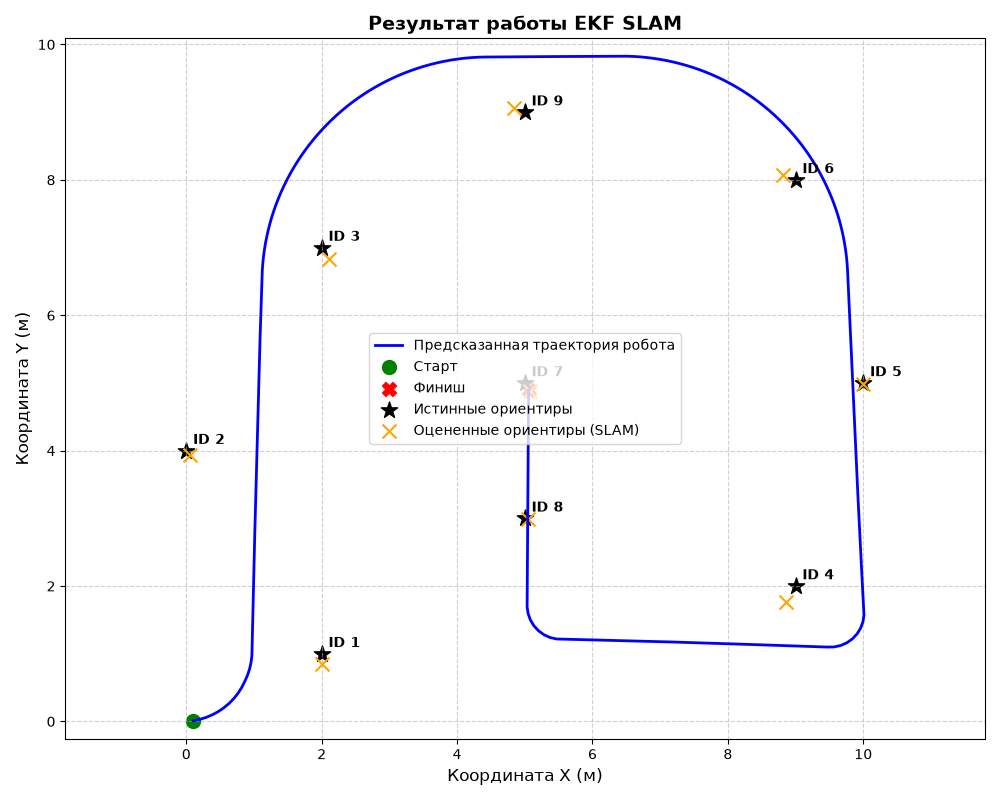

This chart was generated by the following Python code:
import numpy as np
import matplotlib.pyplot as plt
from collections import defaultdict
from typing import List, Tuple, Dict, Any


def normalize_angle(angle: Any) -> Any:
    """Нормализует угол (или массив углов) к диапазону (-pi, pi]."""
    return np.arctan2(np.sin(angle), np.cos(angle))


def init_covariance(length: int, value: float = 1e6) -> np.ndarray:
    """Инициализирует диагональную матрицу ковариации для вектора состояний."""
    diagonal = np.zeros(length)
    diagonal[3:] = value
    return np.diag(diagonal)


def extract_data(raw_data: List[List[str]]) -> Tuple[List[List[float]], Dict[int, List[List[float]]]]:
    """Парсит сырые данные датчиков, разделяя одометрию и измерения."""
    odometry = []
    sensor_measurements = defaultdict(list)
    time_step = -1

    for row in raw_data:
        if row[0] == 'ODOMETRY':
            odometry.append([float(row[1]), float(row[2]), float(row[3])])
            time_step += 1
        elif row[0] == 'SENSOR':
            sensor_measurements[time_step].append([int(row[1]), float(row[2]), float(row[3])])

    return odometry, sensor_measurements


def run_ekf_slam(odometry: List[List[float]], sensors: Dict[int, List[List[float]]],
                 sens_count: int) -> Tuple[np.ndarray, np.ndarray, np.ndarray]:
    """
    Выполняет алгоритм EKF-SLAM по всему логу данных.

    Returns:
        robot_trajectory: Траектория робота Nx2 (координаты X, Y)
        mu: Финальный вектор состояний (робот + карта ориентиров)
        Sigma: Финальная матрица ковариации
    """
    state_dim = 3 + 2 * sens_count

    # Матрицы шума процесса и измерений
    R_t = init_covariance(state_dim, value=0.1)
    measurement_noise_scale = 0.01

    # Матрица проекции F_x
    F_x = np.hstack([np.eye(3), np.zeros((3, 2 * sens_count))])

    # Инициализация фильтра Калмана
    init_sensors = []
    mu = np.zeros((state_dim, 1))
    Sigma = init_covariance(state_dim)

    # История перемещений для отрисовки графика
    robot_trajectory = []

    # Основной цикл EKF-SLAM
    for t in range(len(odometry)):
        delta_r1, delta_t, delta_r2 = odometry[t]
        theta = mu[2, 0]

        # --- Шаг прогноза (Prediction) ---
        motion_update = np.array([
            [delta_t * np.cos(theta + delta_r1)],
            [delta_t * np.sin(theta + delta_r1)],
            [delta_r1 + delta_r2]
        ])

        mu_pred = mu + F_x.T @ motion_update
        mu_pred[2, 0] = normalize_angle(mu_pred[2, 0])

        G_xt = np.array([
            [1.0, 0.0, -delta_t * np.sin(theta + delta_r1)],
            [0.0, 1.0, delta_t * np.cos(theta + delta_r1)],
            [0.0, 0.0, 1.0]
        ])

        G_t = np.eye(state_dim)
        G_t[0:3, 0:3] = G_xt

        Sigma_pred = G_t @ Sigma @ G_t.T + R_t

        # --- Шаг коррекции (Update) ---
        m = len(sensors[t])
        if m == 0:
            mu, Sigma = mu_pred, Sigma_pred
            robot_trajectory.append([mu[0, 0], mu[1, 0]])
            continue

        Q_t = np.eye(2 * m) * measurement_noise_scale
        H_list = []
        z = np.zeros((2 * m, 1))
        z_cap = np.zeros((2 * m, 1))

        for index, sensor in enumerate(sensors[t]):
            num_sensor, r, fi = sensor
            num_sensor = int(num_sensor)

            # Инициализация нового ориентира на карте, если встречен впервые
            if num_sensor not in init_sensors:
                init_sensors.append(num_sensor)
                mu_pred[2 * num_sensor + 1, 0] = mu_pred[0, 0] + r * np.cos(fi + mu_pred[2, 0])
                mu_pred[2 * num_sensor + 2, 0] = mu_pred[1, 0] + r * np.sin(fi + mu_pred[2, 0])

            delta_x = mu_pred[2 * num_sensor + 1, 0] - mu_pred[0, 0]
            delta_y = mu_pred[2 * num_sensor + 2, 0] - mu_pred[1, 0]
            q = delta_x ** 2 + delta_y ** 2
            sqrt_q = np.sqrt(q)

            z[index * 2: index * 2 + 2] = np.array([[r], [fi]])
            z_cap[index * 2: index * 2 + 2] = np.array(
                [[sqrt_q], [normalize_angle(np.arctan2(delta_y, delta_x) - mu_pred[2, 0])]])

            # Вычисление низкоразмерного Якобиана H_j
            H_j = (1.0 / q) * np.array([
                [-sqrt_q * delta_x, -sqrt_q * delta_y, 0.0, sqrt_q * delta_x, sqrt_q * delta_y],
                [delta_y, -delta_x, -q, -delta_y, delta_x]
            ])

            # Масштабирование до полной размерности вектора состояний H_ij
            H_ij = np.zeros((2, state_dim))
            H_ij[:, 0:3] = H_j[:, 0:3]
            H_ij[:, 2 * num_sensor + 1: 2 * num_sensor + 3] = H_j[:, 3:5]
            H_list.append(H_ij)

        H = np.vstack(H_list)

        # Коэффициент Калмана (Kalman Gain)
        K_i = Sigma_pred @ H.T @ np.linalg.inv(H @ Sigma_pred @ H.T + Q_t)

        # Инновация (невязка) и нормализация её угловых компонент
        innovation = z - z_cap
        innovation[1::2] = normalize_angle(innovation[1::2])

        # Обновление состояния и ковариации
        mu = mu_pred + K_i @ innovation
        Sigma = (np.eye(state_dim) - K_i @ H) @ Sigma_pred

        # Сохраняем текущую позицию робота
        robot_trajectory.append([mu[0, 0], mu[1, 0]])

    return np.array(robot_trajectory), mu, Sigma


def plot_results(trajectory: np.ndarray, true_landmarks: np.ndarray, estimated_mu: np.ndarray):
    """Строит 2D график траектории робота и положения ориентиров."""
    plt.figure(figsize=(10, 8))

    # 1. Траектория робота
    plt.plot(trajectory[:, 0], trajectory[:, 1], label='Предсказанная траектория робота', color='blue', linewidth=2)
    plt.scatter(trajectory[0, 0], trajectory[0, 1], color='green', marker='o', s=100, label='Старт')
    plt.scatter(trajectory[-1, 0], trajectory[-1, 1], color='red', marker='X', s=100, label='Финиш')

    # 2. Истинные ориентиры (Landmarks)
    plt.scatter(true_landmarks[:, 1], true_landmarks[:, 2], color='black', marker='*', s=150,
                label='Истинные ориентиры')
    for landmark in true_landmarks:
        plt.text(landmark[1] + 0.1, landmark[2] + 0.1, f"ID {int(landmark[0])}", fontsize=10, weight='bold')

    # 3. Оцененные ориентиры из вектора состояний (mu)
    est_landmarks_x = estimated_mu[3::2, 0]
    est_landmarks_y = estimated_mu[4::2, 0]
    plt.scatter(est_landmarks_x, est_landmarks_y, color='orange', marker='x', s=100, label='Оцененные ориентиры (SLAM)')

    plt.title('Результат работы EKF SLAM', fontsize=14, weight='bold')
    plt.xlabel('Координата X (м)', fontsize=12)
    plt.ylabel('Координата Y (м)', fontsize=12)
    plt.legend(loc='best')
    plt.grid(True, linestyle='--', alpha=0.6)
    plt.axis('equal')
    plt.tight_layout()
    plt.show()


if __name__ == '__main__':
    LANDMARK_COUNT = 9

    # Чтение файлов данных
    with open('sensor_data.dat', 'r') as f:
        sensor_data_lines = [line.strip().split() for line in f if line.strip()]

    with open('landmarks.dat', 'r') as f:
        landmarks_data = np.array([line.strip().split() for line in f if line.strip()], dtype=float)

    # Предварительная обработка логов
    odometry_log, sensor_log = extract_data(sensor_data_lines)

    # --- Запуск функции EKF-SLAM ---
    robot_path, final_mu, final_Sigma = run_ekf_slam(odometry_log, sensor_log, sens_count=LANDMARK_COUNT)

    # Вывод результатов оценки в консоль
    print(f"\n{'ID':<5} | {'True Location':<15} | {'Estimated Location':<20} | {'Error Vector':<15}")
    print("-" * 65)
    for i, l in enumerate(landmarks_data):
        l_id = int(l[0])
        true_coords = l[1:3]
        estimated_coords = final_mu[3 + i * 2: 3 + i * 2 + 2, 0]
        error = np.abs(true_coords - estimated_coords)
        print(f"{l_id:<5} | {str(true_coords):<15} | {np.round(estimated_coords, 3)} | {np.round(error, 3)}")

    # Отрисовка 2D графика
    plot_results(robot_path, landmarks_data, final_mu)
